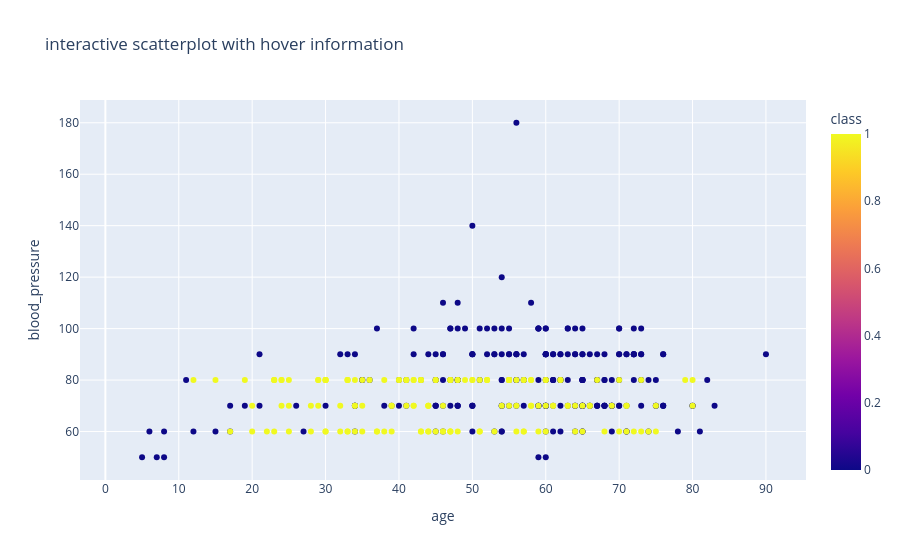

This figure's notebook cell:
### Markdown cell above
A swarmplot shows each individual data point in a dataset arranged so that no points overlap.

✔️ Best for showing:

Real data points (not summarized)

How values are spread for each category

Clusters, gaps, and outliers clearly

Sample size for each category


Swarmplot is used to show individual data points for categories without overlap, making the distribution crystal clear.

### Code cell
fig = px.scatter(df, x = 'age', y = 'blood_pressure', color = 'class', hover_data = ['serum_creatinine', 'haemoglobin'],title = "interactive scatterplot with hover information")
fig.show()

### Figure 1 — Plotly figure (JSON) as saved in the notebook; plotly's stock layout.template omitted (floating-point values rounded to 4 significant figures; data arrays with more than 128 entries replaced by an {"elided": "..."} marker saying what was removed)
{"data": [{"customdata": {"elided": "400x2 float values"}, "hovertemplate": "age=%{x}<br>blood_pressure=%{y}<br>serum_creatinine=%{customdata[0]}<br>haemoglobin=%{customdata[1]}<br>class=%{marker.color}<extra></extra>", "legendgroup": "", "marker": {"color": {"elided": "400 int values"}, "coloraxis": "coloraxis", "symbol": "circle"}, "mode": "markers", "name": "", "orientation": "v", "showlegend": false, "type": "scatter", "x": {"elided": "400 float values"}, "xaxis": "x", "y": {"elided": "400 float values"}, "yaxis": "y"}], "layout": {"coloraxis": {"colorbar": {"title": {"text": "class"}}, "colorscale": [[0, "#0d0887"], [0.1111, "#46039f"], [0.2222, "#7201a8"], [0.3333, "#9c179e"], [0.4444, "#bd3786"], [0.5556, "#d8576b"], [0.6667, "#ed7953"], [0.7778, "#fb9f3a"], [0.8889, "#fdca26"], [1, "#f0f921"]]}, "legend": {"tracegroupgap": 0}, "title": {"text": "interactive scatterplot with hover information"}, "xaxis": {"anchor": "y", "domain": [0, 1], "title": {"text": "age"}}, "yaxis": {"anchor": "x", "domain": [0, 1], "title": {"text": "blood_pressure"}}}}
